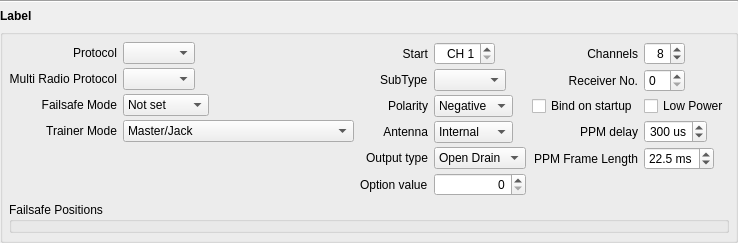
<?xml version="1.0" encoding="UTF-8"?>
<ui version="4.0">
 <class>Module</class>
 <widget class="QWidget" name="Module">
  <property name="geometry">
   <rect>
    <x>0</x>
    <y>0</y>
    <width>674</width>
    <height>205</height>
   </rect>
  </property>
  <property name="windowTitle">
   <string/>
  </property>
  <layout class="QVBoxLayout" name="verticalLayout">
   <property name="spacing">
    <number>6</number>
   </property>
   <property name="leftMargin">
    <number>0</number>
   </property>
   <property name="topMargin">
    <number>0</number>
   </property>
   <property name="rightMargin">
    <number>0</number>
   </property>
   <property name="bottomMargin">
    <number>0</number>
   </property>
   <item>
    <widget class="Line" name="line">
     <property name="orientation">
      <enum>Qt::Horizontal</enum>
     </property>
    </widget>
   </item>
   <item>
    <widget class="QLabel" name="label_module">
     <property name="sizePolicy">
      <sizepolicy hsizetype="Expanding" vsizetype="Fixed">
       <horstretch>0</horstretch>
       <verstretch>0</verstretch>
      </sizepolicy>
     </property>
     <property name="font">
      <font>
       <weight>75</weight>
       <bold>true</bold>
      </font>
     </property>
     <property name="text">
      <string notr="true">Label</string>
     </property>
    </widget>
   </item>
   <item>
    <widget class="QGroupBox" name="moduleGB">
     <property name="sizePolicy">
      <sizepolicy hsizetype="Preferred" vsizetype="Preferred">
       <horstretch>0</horstretch>
       <verstretch>0</verstretch>
      </sizepolicy>
     </property>
     <property name="maximumSize">
      <size>
       <width>16777215</width>
       <height>16777215</height>
      </size>
     </property>
     <property name="title">
      <string notr="true"/>
     </property>
     <layout class="QGridLayout" name="gridLayout">
      <property name="leftMargin">
       <number>6</number>
      </property>
      <property name="topMargin">
       <number>7</number>
      </property>
      <property name="rightMargin">
       <number>6</number>
      </property>
      <property name="bottomMargin">
       <number>7</number>
      </property>
      <property name="spacing">
       <number>6</number>
      </property>
      <item row="0" column="1">
       <layout class="QFormLayout" name="formLayout_2">
        <property name="labelAlignment">
         <set>Qt::AlignRight|Qt::AlignTrailing|Qt::AlignVCenter</set>
        </property>
        <property name="horizontalSpacing">
         <number>6</number>
        </property>
        <property name="verticalSpacing">
         <number>4</number>
        </property>
        <item row="0" column="0">
         <widget class="QLabel" name="label_channelsStart">
          <property name="maximumSize">
           <size>
            <width>16777215</width>
            <height>16777215</height>
           </size>
          </property>
          <property name="text">
           <string>Start</string>
          </property>
          <property name="alignment">
           <set>Qt::AlignRight|Qt::AlignTrailing|Qt::AlignVCenter</set>
          </property>
         </widget>
        </item>
        <item row="0" column="1">
         <widget class="QSpinBox" name="channelsStart">
          <property name="sizePolicy">
           <sizepolicy hsizetype="Maximum" vsizetype="Fixed">
            <horstretch>0</horstretch>
            <verstretch>0</verstretch>
           </sizepolicy>
          </property>
          <property name="alignment">
           <set>Qt::AlignRight|Qt::AlignTrailing|Qt::AlignVCenter</set>
          </property>
          <property name="suffix">
           <string/>
          </property>
          <property name="prefix">
           <string>CH </string>
          </property>
          <property name="minimum">
           <number>1</number>
          </property>
          <property name="maximum">
           <number>32</number>
          </property>
          <property name="singleStep">
           <number>1</number>
          </property>
          <property name="value">
           <number>1</number>
          </property>
         </widget>
        </item>
        <item row="1" column="0">
         <widget class="QLabel" name="label_multiSubType">
          <property name="text">
           <string>SubType</string>
          </property>
         </widget>
        </item>
        <item row="1" column="1">
         <widget class="QComboBox" name="multiSubType">
          <property name="sizePolicy">
           <sizepolicy hsizetype="Maximum" vsizetype="Fixed">
            <horstretch>0</horstretch>
            <verstretch>0</verstretch>
           </sizepolicy>
          </property>
          <property name="sizeAdjustPolicy">
           <enum>QComboBox::AdjustToContents</enum>
          </property>
         </widget>
        </item>
        <item row="2" column="0">
         <widget class="QLabel" name="label_ppmPolarity">
          <property name="maximumSize">
           <size>
            <width>16777215</width>
            <height>16777215</height>
           </size>
          </property>
          <property name="text">
           <string>Polarity</string>
          </property>
          <property name="alignment">
           <set>Qt::AlignRight|Qt::AlignTrailing|Qt::AlignVCenter</set>
          </property>
         </widget>
        </item>
        <item row="2" column="1">
         <widget class="QComboBox" name="ppmPolarity">
          <property name="sizePolicy">
           <sizepolicy hsizetype="Maximum" vsizetype="Fixed">
            <horstretch>0</horstretch>
            <verstretch>0</verstretch>
           </sizepolicy>
          </property>
          <property name="sizeAdjustPolicy">
           <enum>QComboBox::AdjustToContents</enum>
          </property>
          <item>
           <property name="text">
            <string>Negative</string>
           </property>
          </item>
          <item>
           <property name="text">
            <string>Positive</string>
           </property>
          </item>
         </widget>
        </item>
        <item row="3" column="0">
         <widget class="QLabel" name="label_antenna">
          <property name="maximumSize">
           <size>
            <width>16777215</width>
            <height>16777215</height>
           </size>
          </property>
          <property name="text">
           <string>Antenna</string>
          </property>
          <property name="alignment">
           <set>Qt::AlignRight|Qt::AlignTrailing|Qt::AlignVCenter</set>
          </property>
         </widget>
        </item>
        <item row="3" column="1">
         <widget class="QComboBox" name="antennaMode">
          <property name="sizePolicy">
           <sizepolicy hsizetype="Maximum" vsizetype="Fixed">
            <horstretch>0</horstretch>
            <verstretch>0</verstretch>
           </sizepolicy>
          </property>
          <property name="sizeAdjustPolicy">
           <enum>QComboBox::AdjustToContents</enum>
          </property>
          <item>
           <property name="text">
            <string>Internal</string>
           </property>
          </item>
          <item>
           <property name="text">
            <string>Ext. + Int.</string>
           </property>
          </item>
         </widget>
        </item>
        <item row="4" column="0">
         <widget class="QLabel" name="label_ppmOutputType">
          <property name="text">
           <string>Output type</string>
          </property>
         </widget>
        </item>
        <item row="4" column="1">
         <widget class="QComboBox" name="ppmOutputType">
          <property name="sizePolicy">
           <sizepolicy hsizetype="Maximum" vsizetype="Fixed">
            <horstretch>0</horstretch>
            <verstretch>0</verstretch>
           </sizepolicy>
          </property>
          <property name="sizeAdjustPolicy">
           <enum>QComboBox::AdjustToContents</enum>
          </property>
          <item>
           <property name="text">
            <string>Open Drain</string>
           </property>
          </item>
          <item>
           <property name="text">
            <string>Push Pull</string>
           </property>
          </item>
         </widget>
        </item>
        <item row="5" column="1">
         <widget class="QSpinBox" name="optionValue">
          <property name="alignment">
           <set>Qt::AlignRight|Qt::AlignTrailing|Qt::AlignVCenter</set>
          </property>
         </widget>
        </item>
        <item row="5" column="0">
         <widget class="QLabel" name="label_option">
          <property name="text">
           <string>Option value</string>
          </property>
         </widget>
        </item>
       </layout>
      </item>
      <item row="0" column="2">
       <layout class="QFormLayout" name="formLayout_3">
        <property name="labelAlignment">
         <set>Qt::AlignRight|Qt::AlignTrailing|Qt::AlignVCenter</set>
        </property>
        <property name="horizontalSpacing">
         <number>6</number>
        </property>
        <property name="verticalSpacing">
         <number>4</number>
        </property>
        <item row="0" column="0">
         <widget class="QLabel" name="label_channelsCount">
          <property name="sizePolicy">
           <sizepolicy hsizetype="Preferred" vsizetype="Preferred">
            <horstretch>0</horstretch>
            <verstretch>0</verstretch>
           </sizepolicy>
          </property>
          <property name="maximumSize">
           <size>
            <width>16777215</width>
            <height>16777215</height>
           </size>
          </property>
          <property name="text">
           <string>Channels</string>
          </property>
          <property name="alignment">
           <set>Qt::AlignRight|Qt::AlignTrailing|Qt::AlignVCenter</set>
          </property>
         </widget>
        </item>
        <item row="0" column="1">
         <widget class="QSpinBox" name="channelsCount">
          <property name="sizePolicy">
           <sizepolicy hsizetype="Maximum" vsizetype="Fixed">
            <horstretch>0</horstretch>
            <verstretch>0</verstretch>
           </sizepolicy>
          </property>
          <property name="alignment">
           <set>Qt::AlignRight|Qt::AlignTrailing|Qt::AlignVCenter</set>
          </property>
          <property name="suffix">
           <string/>
          </property>
          <property name="minimum">
           <number>4</number>
          </property>
          <property name="maximum">
           <number>16</number>
          </property>
          <property name="singleStep">
           <number>2</number>
          </property>
          <property name="value">
           <number>8</number>
          </property>
         </widget>
        </item>
        <item row="1" column="0">
         <widget class="QLabel" name="label_rxNumber">
          <property name="maximumSize">
           <size>
            <width>16777215</width>
            <height>16777215</height>
           </size>
          </property>
          <property name="text">
           <string>Receiver No.</string>
          </property>
          <property name="alignment">
           <set>Qt::AlignRight|Qt::AlignTrailing|Qt::AlignVCenter</set>
          </property>
         </widget>
        </item>
        <item row="1" column="1">
         <widget class="QSpinBox" name="rxNumber">
          <property name="sizePolicy">
           <sizepolicy hsizetype="Maximum" vsizetype="Fixed">
            <horstretch>0</horstretch>
            <verstretch>0</verstretch>
           </sizepolicy>
          </property>
          <property name="suffix">
           <string/>
          </property>
          <property name="minimum">
           <number>0</number>
          </property>
          <property name="maximum">
           <number>63</number>
          </property>
          <property name="singleStep">
           <number>1</number>
          </property>
          <property name="value">
           <number>0</number>
          </property>
         </widget>
        </item>
        <item row="2" column="0">
         <widget class="QCheckBox" name="autoBind">
          <property name="text">
           <string>Bind on startup</string>
          </property>
         </widget>
        </item>
        <item row="2" column="1">
         <widget class="QCheckBox" name="lowPower">
          <property name="text">
           <string>Low Power</string>
          </property>
         </widget>
        </item>
        <item row="3" column="0">
         <widget class="QLabel" name="label_ppmDelay">
          <property name="maximumSize">
           <size>
            <width>16777215</width>
            <height>16777215</height>
           </size>
          </property>
          <property name="text">
           <string>PPM delay</string>
          </property>
          <property name="alignment">
           <set>Qt::AlignRight|Qt::AlignTrailing|Qt::AlignVCenter</set>
          </property>
         </widget>
        </item>
        <item row="3" column="1">
         <widget class="QSpinBox" name="ppmDelay">
          <property name="sizePolicy">
           <sizepolicy hsizetype="Maximum" vsizetype="Fixed">
            <horstretch>0</horstretch>
            <verstretch>0</verstretch>
           </sizepolicy>
          </property>
          <property name="alignment">
           <set>Qt::AlignRight|Qt::AlignTrailing|Qt::AlignVCenter</set>
          </property>
          <property name="suffix">
           <string> us</string>
          </property>
          <property name="minimum">
           <number>100</number>
          </property>
          <property name="maximum">
           <number>800</number>
          </property>
          <property name="singleStep">
           <number>50</number>
          </property>
          <property name="value">
           <number>300</number>
          </property>
         </widget>
        </item>
        <item row="4" column="0">
         <widget class="QLabel" name="label_ppmFrameLength">
          <property name="maximumSize">
           <size>
            <width>16777215</width>
            <height>16777215</height>
           </size>
          </property>
          <property name="text">
           <string>PPM Frame Length</string>
          </property>
          <property name="alignment">
           <set>Qt::AlignRight|Qt::AlignTrailing|Qt::AlignVCenter</set>
          </property>
         </widget>
        </item>
        <item row="4" column="1">
         <widget class="QDoubleSpinBox" name="ppmFrameLength">
          <property name="sizePolicy">
           <sizepolicy hsizetype="Maximum" vsizetype="Fixed">
            <horstretch>0</horstretch>
            <verstretch>0</verstretch>
           </sizepolicy>
          </property>
          <property name="suffix">
           <string> ms</string>
          </property>
          <property name="decimals">
           <number>1</number>
          </property>
          <property name="minimum">
           <double>12.500000000000000</double>
          </property>
          <property name="maximum">
           <double>32.500000000000000</double>
          </property>
          <property name="singleStep">
           <double>0.500000000000000</double>
          </property>
          <property name="value">
           <double>22.500000000000000</double>
          </property>
         </widget>
        </item>
       </layout>
      </item>
      <item row="0" column="0">
       <layout class="QFormLayout" name="formLayout_col1">
        <property name="labelAlignment">
         <set>Qt::AlignRight|Qt::AlignTrailing|Qt::AlignVCenter</set>
        </property>
        <property name="horizontalSpacing">
         <number>6</number>
        </property>
        <property name="verticalSpacing">
         <number>4</number>
        </property>
        <item row="0" column="0">
         <widget class="QLabel" name="label_protocol">
          <property name="maximumSize">
           <size>
            <width>16777215</width>
            <height>16777215</height>
           </size>
          </property>
          <property name="text">
           <string>Protocol</string>
          </property>
          <property name="alignment">
           <set>Qt::AlignRight|Qt::AlignTrailing|Qt::AlignVCenter</set>
          </property>
         </widget>
        </item>
        <item row="0" column="1">
         <widget class="QComboBox" name="protocol">
          <property name="sizePolicy">
           <sizepolicy hsizetype="Maximum" vsizetype="Fixed">
            <horstretch>0</horstretch>
            <verstretch>0</verstretch>
           </sizepolicy>
          </property>
          <property name="sizeAdjustPolicy">
           <enum>QComboBox::AdjustToContents</enum>
          </property>
         </widget>
        </item>
        <item row="1" column="0">
         <widget class="QLabel" name="label_multiProtocol">
          <property name="text">
           <string>Multi Radio Protocol</string>
          </property>
          <property name="alignment">
           <set>Qt::AlignRight|Qt::AlignTrailing|Qt::AlignVCenter</set>
          </property>
         </widget>
        </item>
        <item row="1" column="1">
         <widget class="QComboBox" name="multiProtocol">
          <property name="sizePolicy">
           <sizepolicy hsizetype="Maximum" vsizetype="Fixed">
            <horstretch>0</horstretch>
            <verstretch>0</verstretch>
           </sizepolicy>
          </property>
          <property name="sizeAdjustPolicy">
           <enum>QComboBox::AdjustToContents</enum>
          </property>
         </widget>
        </item>
        <item row="2" column="0">
         <widget class="QLabel" name="label_failsafeMode">
          <property name="maximumSize">
           <size>
            <width>16777215</width>
            <height>16777215</height>
           </size>
          </property>
          <property name="text">
           <string>Failsafe Mode</string>
          </property>
          <property name="alignment">
           <set>Qt::AlignRight|Qt::AlignTrailing|Qt::AlignVCenter</set>
          </property>
         </widget>
        </item>
        <item row="2" column="1">
         <widget class="QComboBox" name="failsafeMode">
          <property name="sizePolicy">
           <sizepolicy hsizetype="Maximum" vsizetype="Fixed">
            <horstretch>0</horstretch>
            <verstretch>0</verstretch>
           </sizepolicy>
          </property>
          <property name="sizeAdjustPolicy">
           <enum>QComboBox::AdjustToContents</enum>
          </property>
          <item>
           <property name="text">
            <string>Not set</string>
           </property>
          </item>
          <item>
           <property name="text">
            <string>Hold</string>
           </property>
          </item>
          <item>
           <property name="text">
            <string>Custom</string>
           </property>
          </item>
          <item>
           <property name="text">
            <string>No Pulses</string>
           </property>
          </item>
          <item>
           <property name="text">
            <string>Receiver</string>
           </property>
          </item>
         </widget>
        </item>
        <item row="3" column="0">
         <widget class="QLabel" name="label_trainerMode">
          <property name="maximumSize">
           <size>
            <width>16777215</width>
            <height>16777215</height>
           </size>
          </property>
          <property name="text">
           <string>Trainer Mode</string>
          </property>
          <property name="alignment">
           <set>Qt::AlignRight|Qt::AlignTrailing|Qt::AlignVCenter</set>
          </property>
         </widget>
        </item>
        <item row="3" column="1">
         <widget class="QComboBox" name="trainerMode">
          <property name="sizePolicy">
           <sizepolicy hsizetype="Maximum" vsizetype="Fixed">
            <horstretch>0</horstretch>
            <verstretch>0</verstretch>
           </sizepolicy>
          </property>
          <property name="sizeAdjustPolicy">
           <enum>QComboBox::AdjustToContents</enum>
          </property>
          <item>
           <property name="text">
            <string>Master/Jack</string>
           </property>
          </item>
          <item>
           <property name="text">
            <string>Slave/Jack</string>
           </property>
          </item>
          <item>
           <property name="text">
            <string>Master/SBUS Module</string>
           </property>
          </item>
          <item>
           <property name="text">
            <string>Master/CPPM Module</string>
           </property>
          </item>
          <item>
           <property name="text">
            <string>Master/SBUS in battery compartment</string>
           </property>
          </item>
         </widget>
        </item>
       </layout>
      </item>
      <item row="1" column="0" colspan="3">
       <widget class="QGroupBox" name="failsafesGroupBox">
        <property name="title">
         <string>Failsafe Positions</string>
        </property>
        <layout class="QVBoxLayout" name="verticalLayout_2">
         <property name="spacing">
          <number>3</number>
         </property>
         <property name="leftMargin">
          <number>6</number>
         </property>
         <property name="topMargin">
          <number>4</number>
         </property>
         <property name="rightMargin">
          <number>6</number>
         </property>
         <property name="bottomMargin">
          <number>4</number>
         </property>
         <item>
          <layout class="QGridLayout" name="failsafesLayout">
           <property name="spacing">
            <number>6</number>
           </property>
          </layout>
         </item>
        </layout>
       </widget>
      </item>
      <item row="2" column="0" colspan="3">
       <spacer name="verticalSpacer">
        <property name="orientation">
         <enum>Qt::Vertical</enum>
        </property>
        <property name="sizeHint" stdset="0">
         <size>
          <width>20</width>
          <height>0</height>
         </size>
        </property>
       </spacer>
      </item>
      <item row="0" column="3" rowspan="3">
       <spacer name="horizontalSpacer_2">
        <property name="orientation">
         <enum>Qt::Horizontal</enum>
        </property>
        <property name="sizeHint" stdset="0">
         <size>
          <width>40</width>
          <height>20</height>
         </size>
        </property>
       </spacer>
      </item>
     </layout>
    </widget>
   </item>
  </layout>
 </widget>
 <tabstops>
  <tabstop>protocol</tabstop>
  <tabstop>channelsStart</tabstop>
  <tabstop>channelsCount</tabstop>
  <tabstop>failsafeMode</tabstop>
 </tabstops>
 <resources/>
 <connections/>
</ui>
